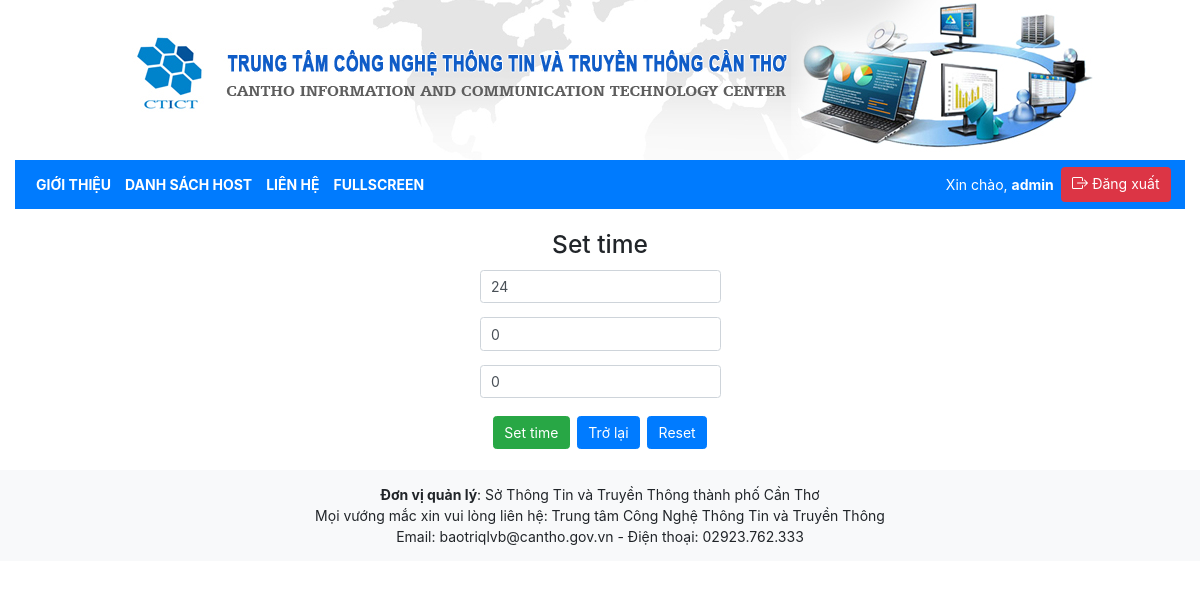
Screenshot of /set_time/1 (signed in) with the database file from the repository.
### monitor/models.py (models this page shows)
class Time(models.Model):
    set_hours = models.IntegerField()
    set_minutes = models.IntegerField()
    set_seconds = models.IntegerField()

### monitor/decorator.py (the view)
        def wrapper_func(request, *args, **kwargs):
            group = None
            if request.user.groups.exists():
                group = request.user.groups.all()[0].name
            if group in allowed_roles:
                return view_func(request, *args, **kwargs)
            else:
                return HttpResponse("Không có quyền vào page này")

### monitor/form.py
class TimeForm(ModelForm):
    class Meta:
        model = Time
        fields = ('set_hours', 'set_minutes', 'set_seconds',)
        labels = {
            'set_hours': '',
            'set_minutes': '',
            'set_seconds': '',
        }
        widgets = {
            'set_hours': forms.TextInput(attrs={'class': 'form-control', 'placeholder': 'Nhập giờ'}),
            'set_minutes': forms.TextInput(attrs={'class': 'form-control', 'placeholder': 'Nhập phút'}),
            'set_seconds': forms.TextInput(attrs={'class': 'form-control', 'placeholder': 'Nhập giây'}),
        }

### monitor/decorator.py (called while the page is built)
def allowed_users(allowed_roles=[]):
    def decorator(view_func):
        def wrapper_func(request, *args, **kwargs):
            group = None
            if request.user.groups.exists():
                group = request.user.groups.all()[0].name
            if group in allowed_roles:
                return view_func(request, *args, **kwargs)
            else:
                return HttpResponse("Không có quyền vào page này")
        return wrapper_func
    return decorator

### monitor/views.py (called while the page is built)
@login_required(login_url="/login")
@allowed_users(allowed_roles=['admin'])
def set_time(request, time_id):
    time = Time.objects.get(pk=time_id)
    form = TimeForm(request.POST or None, instance=time)
    if form.is_valid() and request.method == "POST":
        form.save()
        return HttpResponseRedirect('/host')
    return render(request, 'monitor/set_time.html', {'set_time': time, 'form': form})

### monitor/templates/monitor/set_time.html (shortened to what this page needs)
<!DOCTYPE html>
{% extends "monitor/base.html" %}
{% block content %}
<html lang="en">
<head>
</head>
<div class="container-fluid d-grid gap-2 d-md-flex justify-content-md-end py-1" id="quiz-time-left"></div>
<body>
<div class="container-fluid py-3">
    <h3 class="text-center">Set time</h3>
    <div class="d-grid gap-2 d-md-flex justify-content-md-center py-1">
        <form action="" method="POST">
            {{ form.as_p }}
            <div class="d-grid gap-2 d-md-flex justify-content-md-center py-1">
                <button type="submit" class="btn btn-success">Set time</button>
                <a type="button" class="btn btn-primary" href="{% url 'monitor:host' %}">Trở lại</a>
                <p type="button" class="btn btn-primary" onclick="a()">Reset</p>
            </div>
        </form>
    </div>
</div>
</body>
</html>
{% endblock %}

### monitor/templates/monitor/base.html (shortened to what this page needs)
{% load static %}
<html lang="en">
<head>
    <div class="text-center">
        <img src="{% static 'monitor/images/header1.jpg' %}" class="img-fluid" alt="">
    </div>
</head>
<link
        rel="stylesheet"
        type="text/css"
        href="{% static 'monitor/css/semantic.css' %}"
/>
<link
        rel="stylesheet"
        type="text/css"
        href="{% static 'monitor/css/bootstrap.css' %}"
/>
<link
        rel="stylesheet"
        href="https://cdn.jsdelivr.net/npm/bootstrap-icons@1.8.3/font/bootstrap-icons.css"
/>
<link rel="stylesheet" href="https://cdn.jsdelivr.net/npm/bootstrap@4.1.3/dist/css/bootstrap.min.css"
/>
<body>
<div class="container-fluid">
    <nav class="navbar navbar-expand-lg navbar-dark text-center" style="background-color: #007bfe;">
        <div class="collapse navbar-collapse" id="navbarNavDropdown">
            <ul class="navbar-nav">
                <li class="nav-item active">
                    <a class="nav-link fw-bold" href="{% url 'monitor:index' %}">GIỚI THIỆU</a>
                </li>
                {% if request.user.is_staff %}
                <li class="nav-item active">
                    <a class="nav-link fw-bold" href="{% url 'monitor:host' %}">DANH SÁCH HOST</a>
                </li>
                {% endif %}
                <li class="nav-item active">
                    <a class="nav-link fw-bold" href="{% url 'monitor:contact' %}">LIÊN HỆ</a>
                </li>
                <li class="nav-item active">
                    <a class="nav-link fw-bold" href="{% url 'monitor:fullview_host' %}">FULLSCREEN</a>
                </li>
            </ul>
            <div class="navbar-nav ms-auto mb-2 mb-lg-0">
                <li class="nav-item active">
                    <a class="nav-link">Xin chào, <strong>{{ user.username }}</strong></a>
                </li>
                {% if user.is_authenticated %}
                <a type="button" class="btn btn-danger" href="{% url 'logout' %}">
                    Đăng xuất
                </a>
                {% endif %}
            </div>
        </div>
    </nav>
</div>
{% block content %}{% endblock %}
<footer class="container-fluid bg-light text-center text-lg-start clearfix">
    <div class="text-center p-3">
        <div id="information"><strong>Đơn vị quản lý</strong>: Sở Thông Tin và Truyền Thông thành phố Cần Thơ<br>
            Mọi vướng mắc xin vui lòng liên hệ: Trung tâm Công Nghệ Thông Tin và Truyền Thông<br>
            Email: baotriqlvb@cantho.gov.vn - Điện thoại: 02923.762.333
        </div>
    </div>
</footer>
</body>
</html>

### rows the page displays
Time: set_hours "24", set_minutes "0", set_seconds "0"

### other values shown
{{ user.username }} "admin"
